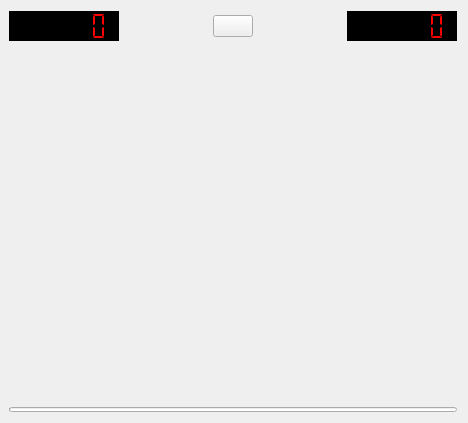
<?xml version="1.0" encoding="UTF-8"?>
<ui version="4.0">
 <class>Game</class>
 <widget class="QWidget" name="Game">
  <property name="geometry">
   <rect>
    <x>0</x>
    <y>0</y>
    <width>468</width>
    <height>423</height>
   </rect>
  </property>
  <property name="sizePolicy">
   <sizepolicy hsizetype="Minimum" vsizetype="Minimum">
    <horstretch>0</horstretch>
    <verstretch>0</verstretch>
   </sizepolicy>
  </property>
  <property name="windowTitle">
   <string>Form</string>
  </property>
  <property name="windowIcon">
   <iconset theme="material"/>
  </property>
  <layout class="QGridLayout" name="gridLayout">
   <property name="leftMargin">
    <number>9</number>
   </property>
   <item row="0" column="0">
    <layout class="QVBoxLayout" name="verticalLayout">
     <property name="spacing">
      <number>0</number>
     </property>
     <property name="sizeConstraint">
      <enum>QLayout::SetDefaultConstraint</enum>
     </property>
     <property name="topMargin">
      <number>0</number>
     </property>
     <property name="bottomMargin">
      <number>0</number>
     </property>
     <item>
      <layout class="QHBoxLayout" name="horizontalLayout">
       <property name="spacing">
        <number>6</number>
       </property>
       <property name="leftMargin">
        <number>0</number>
       </property>
       <property name="topMargin">
        <number>0</number>
       </property>
       <property name="rightMargin">
        <number>0</number>
       </property>
       <property name="bottomMargin">
        <number>6</number>
       </property>
       <item>
        <widget class="QLCDNumber" name="flagsNumber">
         <property name="minimumSize">
          <size>
           <width>110</width>
           <height>30</height>
          </size>
         </property>
         <property name="styleSheet">
          <string notr="true">background: black; color: red; border-color: grey;</string>
         </property>
         <property name="frameShape">
          <enum>QFrame::StyledPanel</enum>
         </property>
         <property name="frameShadow">
          <enum>QFrame::Plain</enum>
         </property>
         <property name="lineWidth">
          <number>0</number>
         </property>
         <property name="digitCount">
          <number>6</number>
         </property>
         <property name="segmentStyle">
          <enum>QLCDNumber::Flat</enum>
         </property>
         <property name="value" stdset="0">
          <double>0.000000000000000</double>
         </property>
        </widget>
       </item>
       <item>
        <spacer name="horizontalSpacer_3">
         <property name="orientation">
          <enum>Qt::Horizontal</enum>
         </property>
         <property name="sizeHint" stdset="0">
          <size>
           <width>40</width>
           <height>20</height>
          </size>
         </property>
        </spacer>
       </item>
       <item>
        <widget class="QPushButton" name="startButton">
         <property name="text">
          <string/>
         </property>
        </widget>
       </item>
       <item>
        <spacer name="horizontalSpacer_4">
         <property name="orientation">
          <enum>Qt::Horizontal</enum>
         </property>
         <property name="sizeHint" stdset="0">
          <size>
           <width>40</width>
           <height>20</height>
          </size>
         </property>
        </spacer>
       </item>
       <item>
        <widget class="QLCDNumber" name="timerNumber">
         <property name="minimumSize">
          <size>
           <width>110</width>
           <height>30</height>
          </size>
         </property>
         <property name="styleSheet">
          <string notr="true">background: black; color: red;</string>
         </property>
         <property name="frameShape">
          <enum>QFrame::StyledPanel</enum>
         </property>
         <property name="frameShadow">
          <enum>QFrame::Plain</enum>
         </property>
         <property name="lineWidth">
          <number>0</number>
         </property>
         <property name="smallDecimalPoint">
          <bool>false</bool>
         </property>
         <property name="digitCount">
          <number>6</number>
         </property>
         <property name="mode">
          <enum>QLCDNumber::Dec</enum>
         </property>
         <property name="segmentStyle">
          <enum>QLCDNumber::Flat</enum>
         </property>
         <property name="value" stdset="0">
          <double>0.000000000000000</double>
         </property>
        </widget>
       </item>
      </layout>
     </item>
     <item>
      <spacer name="verticalSpacer_2">
       <property name="orientation">
        <enum>Qt::Vertical</enum>
       </property>
       <property name="sizeHint" stdset="0">
        <size>
         <width>20</width>
         <height>40</height>
        </size>
       </property>
      </spacer>
     </item>
     <item>
      <layout class="QHBoxLayout" name="horizontalLayout_2">
       <property name="spacing">
        <number>0</number>
       </property>
       <property name="sizeConstraint">
        <enum>QLayout::SetDefaultConstraint</enum>
       </property>
       <property name="leftMargin">
        <number>0</number>
       </property>
       <property name="topMargin">
        <number>0</number>
       </property>
       <property name="rightMargin">
        <number>0</number>
       </property>
       <item>
        <spacer name="horizontalSpacer">
         <property name="orientation">
          <enum>Qt::Horizontal</enum>
         </property>
         <property name="sizeHint" stdset="0">
          <size>
           <width>40</width>
           <height>20</height>
          </size>
         </property>
        </spacer>
       </item>
       <item>
        <layout class="QGridLayout" name="gameGrid">
         <property name="sizeConstraint">
          <enum>QLayout::SetFixedSize</enum>
         </property>
         <property name="spacing">
          <number>0</number>
         </property>
        </layout>
       </item>
       <item>
        <spacer name="horizontalSpacer_2">
         <property name="orientation">
          <enum>Qt::Horizontal</enum>
         </property>
         <property name="sizeType">
          <enum>QSizePolicy::Expanding</enum>
         </property>
         <property name="sizeHint" stdset="0">
          <size>
           <width>40</width>
           <height>20</height>
          </size>
         </property>
        </spacer>
       </item>
      </layout>
     </item>
     <item>
      <spacer name="verticalSpacer">
       <property name="orientation">
        <enum>Qt::Vertical</enum>
       </property>
       <property name="sizeHint" stdset="0">
        <size>
         <width>20</width>
         <height>40</height>
        </size>
       </property>
      </spacer>
     </item>
    </layout>
   </item>
   <item row="1" column="0">
    <widget class="QProgressBar" name="progressBar">
     <property name="sizePolicy">
      <sizepolicy hsizetype="Expanding" vsizetype="Maximum">
       <horstretch>0</horstretch>
       <verstretch>0</verstretch>
      </sizepolicy>
     </property>
     <property name="minimumSize">
      <size>
       <width>0</width>
       <height>0</height>
      </size>
     </property>
     <property name="maximumSize">
      <size>
       <width>16777215</width>
       <height>5</height>
      </size>
     </property>
     <property name="value">
      <number>0</number>
     </property>
     <property name="textVisible">
      <bool>false</bool>
     </property>
    </widget>
   </item>
  </layout>
 </widget>
 <resources/>
 <connections/>
</ui>
